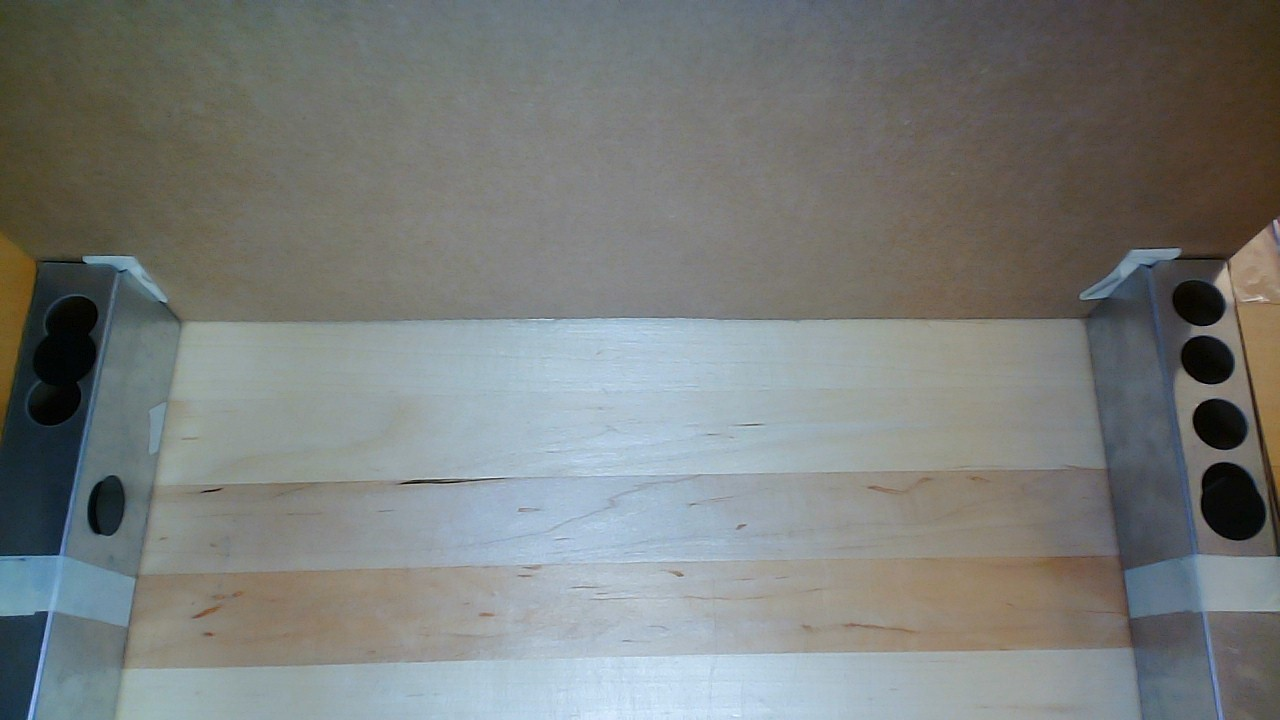
#> input picture Metal_2.jpg, 1280 x 720 px, found by its file name
$ python tutorialsPoint.py
#> lines starting #> are read from the running program, lines starting #| are printed output that depends on the picture; after the words box and inside, x2 and y2 are one past the last pixel; in counts of white or black regions, pixels touching at a corner belong together
#> further down, input_image is the input picture: PIL image 1280x720 RGB; mean R, G, B 121, 124.4, 122.3
#> `output_image = Image.new("RGB", input_image.size)`: output_image: PIL image 1280x720 RGB; every value is 0
# [30 lines of commented-out code are left out]

from math import sqrt, atan2, pi
import numpy as np

def canny_edge_detector(input_image):
    input_pixels = input_image.load()
    width = input_image.width
#> width = 1280
    height = input_image.height
#> height = 720

    # Transform the image to grayscale
    grayscaled = compute_grayscale(input_pixels, width, height)
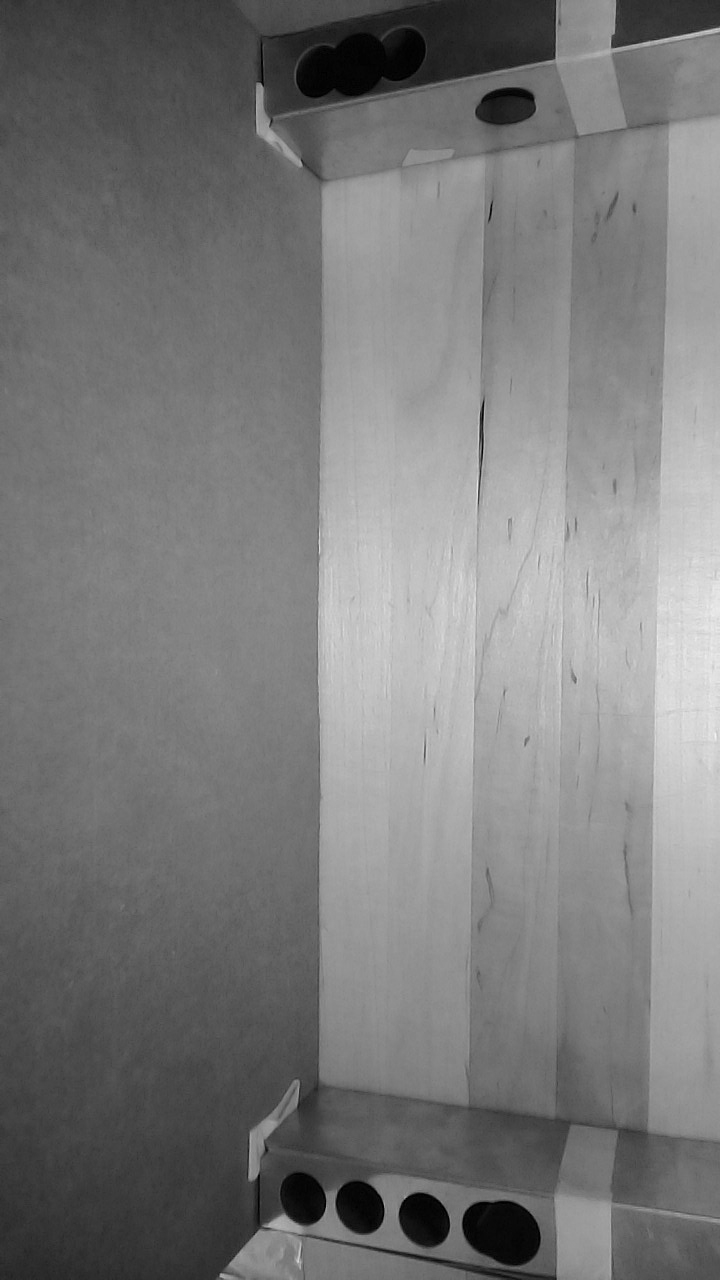
#> grayscaled: shape (1280, 720) float64; min 0, max 244.3, mean 122.5

    # Blur it to remove noise
    blurred = compute_blur(grayscaled, width, height)
#> in compute_blur, `offset = len(kernel) // 2`: offset = 2

    # Compute the gradient
    gradient, direction = compute_gradient(blurred, width, height)
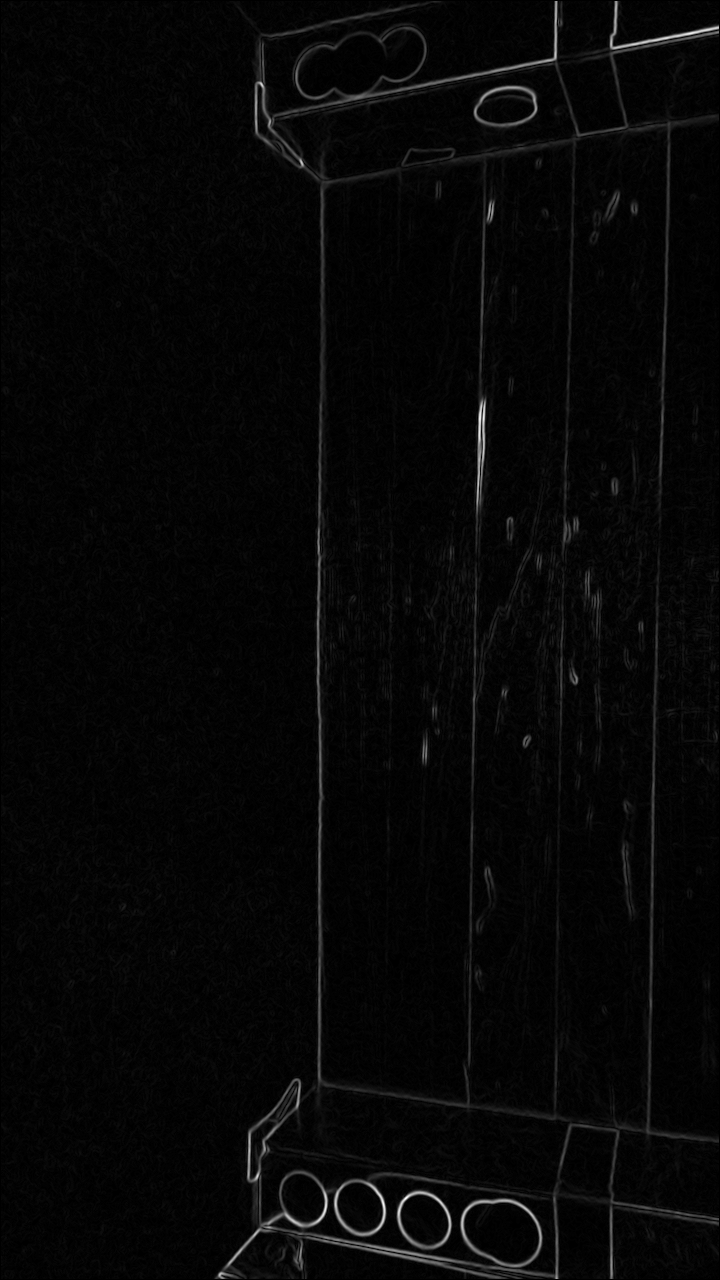
#> gradient: shape (1280, 720) float64; min 0, max 91.55, mean 2.5; drawn with min black and max white
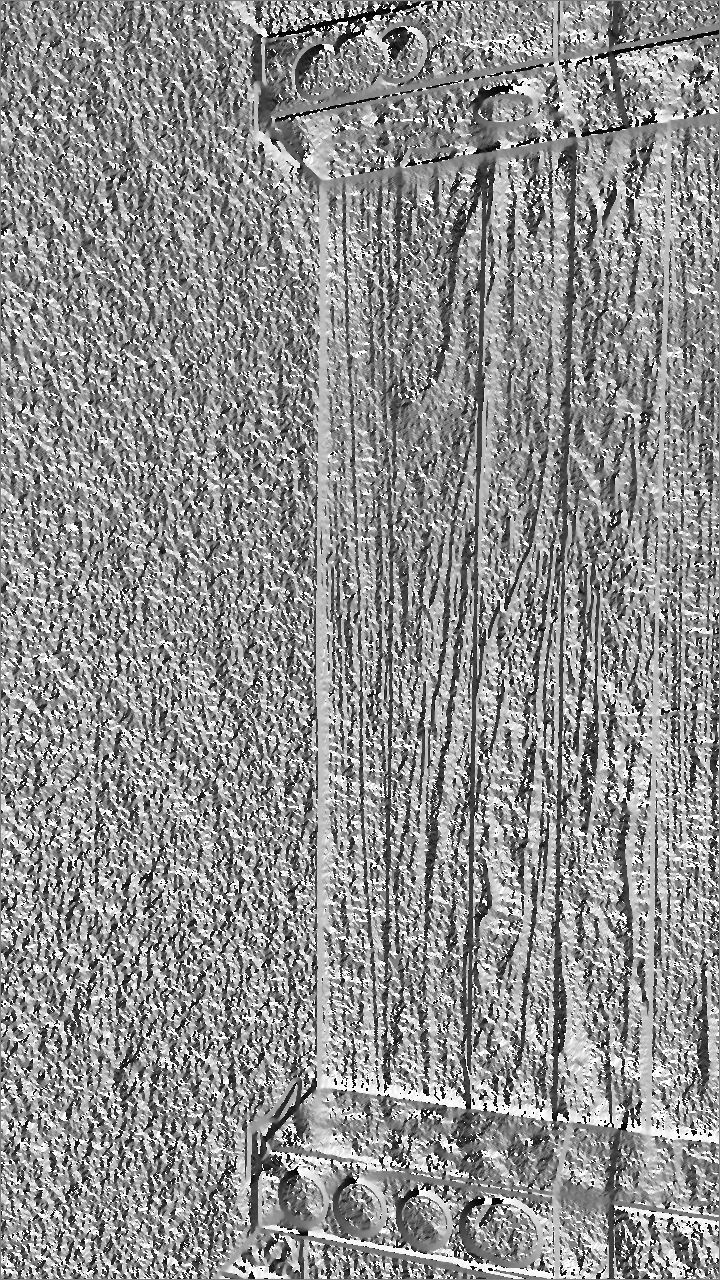
#> direction: shape (1280, 720) float64; min -3.13, max 3.14, mean 0.39; drawn with min black and max white

    # Non-maximum suppression
    filter_out_non_maximum(gradient, direction, width, height)

    # Filter out some edges
    keep = filter_strong_edges(gradient, width, height, 20, 25)

    return keep


def compute_grayscale(input_pixels, width, height):
    grayscale = np.empty((width, height))
    for x in range(width):
        for y in range(height):
            pixel = input_pixels[x, y]
            grayscale[x, y] = (pixel[0] + pixel[1] + pixel[2]) / 3
    return grayscale


def compute_blur(input_pixels, width, height):
    # Keep coordinate inside image
    clip = lambda x, l, u: l if x < l else u if x > u else x

    # Gaussian kernel
    kernel = np.array([
        [1 / 256,  4 / 256,  6 / 256,  4 / 256, 1 / 256],
        [4 / 256, 16 / 256, 24 / 256, 16 / 256, 4 / 256],
        [6 / 256, 24 / 256, 36 / 256, 24 / 256, 6 / 256],
        [4 / 256, 16 / 256, 24 / 256, 16 / 256, 4 / 256],
        [1 / 256,  4 / 256,  6 / 256,  4 / 256, 1 / 256]
    ])

    # Middle of the kernel
    offset = len(kernel) // 2

    # Compute the blurred image
    blurred = np.empty((width, height))
    for x in range(width):
        for y in range(height):
            acc = 0
            for a in range(len(kernel)):
                for b in range(len(kernel)):
                    xn = clip(x + a - offset, 0, width - 1)
                    yn = clip(y + b - offset, 0, height - 1)
                    acc += input_pixels[xn, yn] * kernel[a, b]
            blurred[x, y] = int(acc)
    return blurred


def compute_gradient(input_pixels, width, height):
    gradient = np.zeros((width, height))
    direction = np.zeros((width, height))
    for x in range(width):
        for y in range(height):
            if 0 < x < width - 1 and 0 < y < height - 1:
                magx = input_pixels[x + 1, y] - input_pixels[x - 1, y]
                magy = input_pixels[x, y + 1] - input_pixels[x, y - 1]
                gradient[x, y] = sqrt(magx**2 + magy**2)
                direction[x, y] = atan2(magy, magx)
    return gradient, direction


def filter_out_non_maximum(gradient, direction, width, height):
    for x in range(1, width - 1):
        for y in range(1, height - 1):
            angle = direction[x, y] if direction[x, y] >= 0 else direction[x, y] + pi
            rangle = round(angle / (pi / 4))
            mag = gradient[x, y]
            if ((rangle == 0 or rangle == 4) and (gradient[x - 1, y] > mag or gradient[x + 1, y] > mag)
                    or (rangle == 1 and (gradient[x - 1, y - 1] > mag or gradient[x + 1, y + 1] > mag))
                    or (rangle == 2 and (gradient[x, y - 1] > mag or gradient[x, y + 1] > mag))
                    or (rangle == 3 and (gradient[x + 1, y - 1] > mag or gradient[x - 1, y + 1] > mag))):
                gradient[x, y] = 0


def filter_strong_edges(gradient, width, height, low, high):
    # Keep strong edges
    keep = set()
#> keep = 0 items
    for x in range(width):
        for y in range(height):
            if gradient[x, y] > high:
                keep.add((x, y))

    # Keep weak edges next to a pixel to keep
    lastiter = keep
#> lastiter = 4471 items
    while lastiter:
        newkeep = set()
        for x, y in lastiter:
            for a, b in ((-1, -1), (-1, 0), (-1, 1), (0, -1), (0, 1), (1, -1), (1, 0), (1, 1)):
                if gradient[x + a, y + b] > low and (x+a, y+b) not in keep:
                    newkeep.add((x+a, y+b))
        keep.update(newkeep)
        lastiter = newkeep

    return list(keep)


if __name__ == "__main__":
    from PIL import Image, ImageDraw
    input_image = Image.open("Metal_2.jpg")
    output_image = Image.new("RGB", input_image.size)
    draw = ImageDraw.Draw(output_image)
    for x, y in canny_edge_detector(input_image):
#> in canny_edge_detector, `keep = filter_strong_edges(gradient, width, height, 20, 25)`: keep = 5769 items
        draw.point((x, y), (255, 255, 255))
#> this loop made 5769 passes
    output_image.save("canny.png")
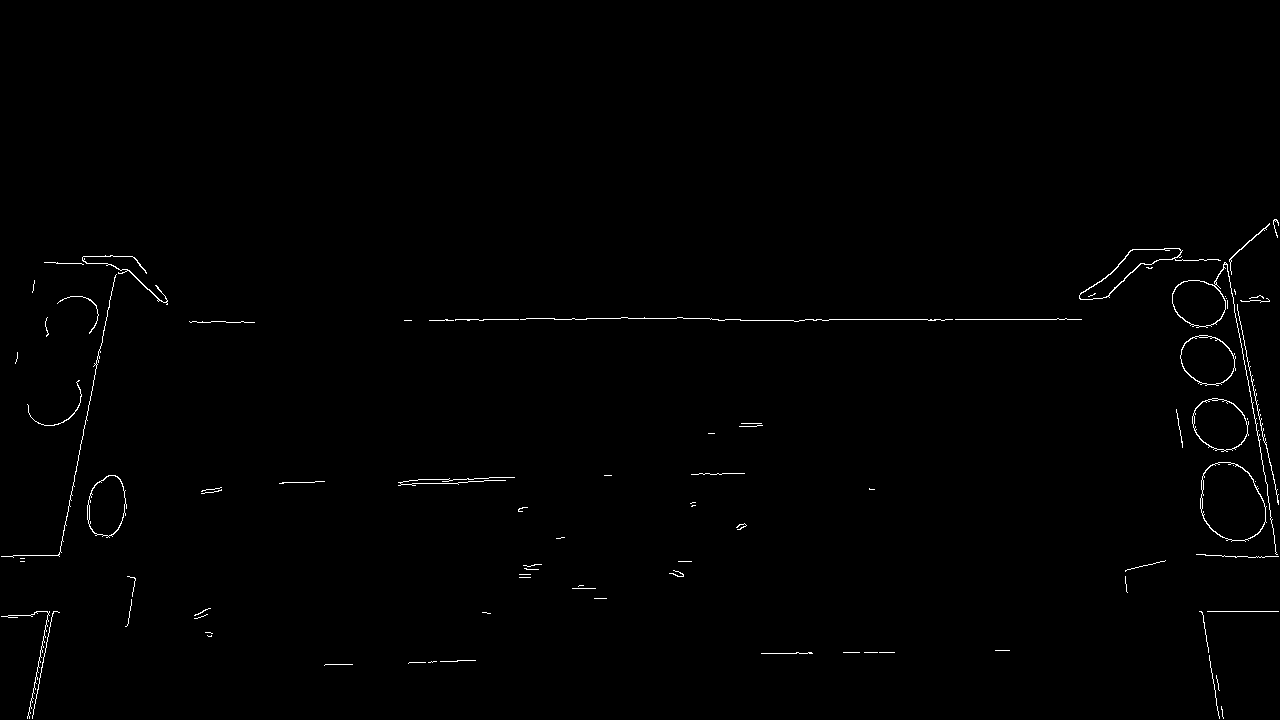
#> saved as canny.png: PIL image 1280x720 RGB; 0.63% white in thin lines or dots, all inside (x1, y1, x2, y2) = (1, 219, 1279, 719)
